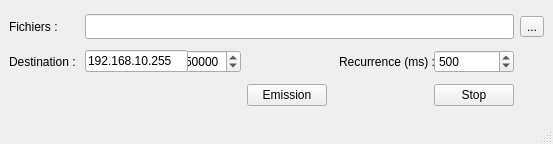
<?xml version="1.0" encoding="UTF-8"?>
<ui version="4.0">
 <class>MainWindow</class>
 <widget class="QMainWindow" name="MainWindow">
  <property name="geometry">
   <rect>
    <x>0</x>
    <y>0</y>
    <width>553</width>
    <height>144</height>
   </rect>
  </property>
  <property name="minimumSize">
   <size>
    <width>553</width>
    <height>144</height>
   </size>
  </property>
  <property name="maximumSize">
   <size>
    <width>16777215</width>
    <height>144</height>
   </size>
  </property>
  <property name="windowTitle">
   <string>MainWindow</string>
  </property>
  <property name="windowIcon">
   <iconset resource="icone.qrc">
    <normaloff>:/Icon/icon.png</normaloff>:/Icon/icon.png</iconset>
  </property>
  <widget class="QWidget" name="centralwidget">
   <layout class="QGridLayout" name="gridLayout">
    <item row="0" column="1" colspan="6">
     <widget class="QLineEdit" name="le_Fichier">
      <property name="minimumSize">
       <size>
        <width>0</width>
        <height>25</height>
       </size>
      </property>
     </widget>
    </item>
    <item row="1" column="6">
     <widget class="QSpinBox" name="sp_recurrence">
      <property name="maximum">
       <number>99999</number>
      </property>
      <property name="value">
       <number>500</number>
      </property>
     </widget>
    </item>
    <item row="1" column="2">
     <widget class="QSpinBox" name="sp_Port">
      <property name="maximum">
       <number>99999</number>
      </property>
      <property name="value">
       <number>50000</number>
      </property>
     </widget>
    </item>
    <item row="1" column="0">
     <widget class="QLabel" name="label_4">
      <property name="text">
       <string>Destination : </string>
      </property>
     </widget>
    </item>
    <item row="0" column="0">
     <widget class="QLabel" name="label">
      <property name="text">
       <string>Fichiers : </string>
      </property>
     </widget>
    </item>
    <item row="0" column="7">
     <widget class="QToolButton" name="btn_Parcourir">
      <property name="text">
       <string>...</string>
      </property>
     </widget>
    </item>
    <item row="1" column="1">
     <widget class="QLineEdit" name="le_Adresse">
      <property name="minimumSize">
       <size>
        <width>103</width>
        <height>22</height>
       </size>
      </property>
      <property name="text">
       <string>192.168.10.255</string>
      </property>
     </widget>
    </item>
    <item row="1" column="5">
     <widget class="QLabel" name="label_3">
      <property name="minimumSize">
       <size>
        <width>95</width>
        <height>22</height>
       </size>
      </property>
      <property name="text">
       <string>Recurrence (ms) : </string>
      </property>
     </widget>
    </item>
    <item row="2" column="3">
     <widget class="QPushButton" name="btn_Emit">
      <property name="text">
       <string>Emission</string>
      </property>
     </widget>
    </item>
    <item row="2" column="1" colspan="2">
     <spacer name="horizontalSpacer">
      <property name="orientation">
       <enum>Qt::Horizontal</enum>
      </property>
      <property name="sizeHint" stdset="0">
       <size>
        <width>40</width>
        <height>20</height>
       </size>
      </property>
     </spacer>
    </item>
    <item row="2" column="6">
     <widget class="QPushButton" name="btn_Stop">
      <property name="text">
       <string>Stop</string>
      </property>
     </widget>
    </item>
   </layout>
  </widget>
  <widget class="QMenuBar" name="menubar">
   <property name="geometry">
    <rect>
     <x>0</x>
     <y>0</y>
     <width>553</width>
     <height>22</height>
    </rect>
   </property>
  </widget>
  <widget class="QStatusBar" name="statusbar"/>
 </widget>
 <resources>
  <include location="icone.qrc"/>
 </resources>
 <connections/>
</ui>
